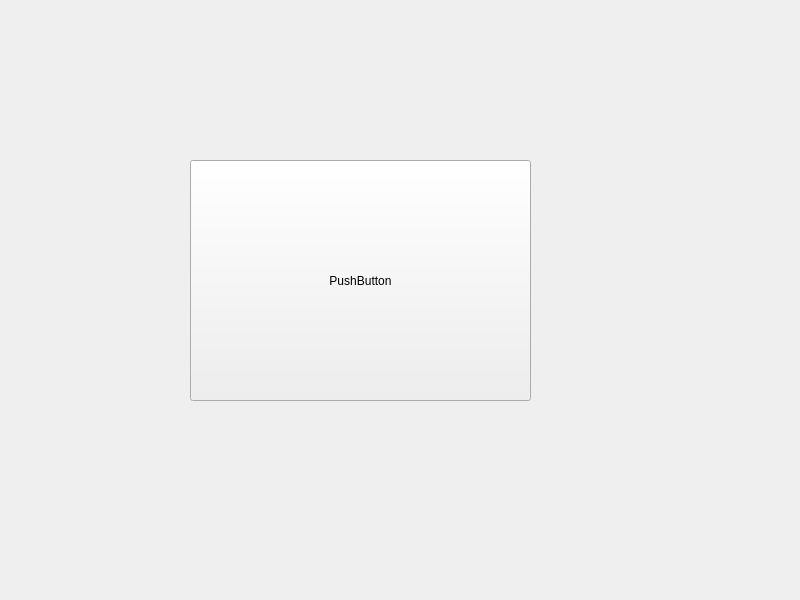
<?xml version="1.0" encoding="UTF-8"?>
<ui version="4.0">
 <class>Widget</class>
 <widget class="QWidget" name="Widget">
  <property name="geometry">
   <rect>
    <x>0</x>
    <y>0</y>
    <width>800</width>
    <height>600</height>
   </rect>
  </property>
  <property name="windowTitle">
   <string>Widget</string>
  </property>
  <widget class="QPushButton" name="pushButton">
   <property name="geometry">
    <rect>
     <x>190</x>
     <y>160</y>
     <width>341</width>
     <height>241</height>
    </rect>
   </property>
   <property name="text">
    <string>PushButton</string>
   </property>
  </widget>
 </widget>
 <resources/>
 <connections/>
</ui>
